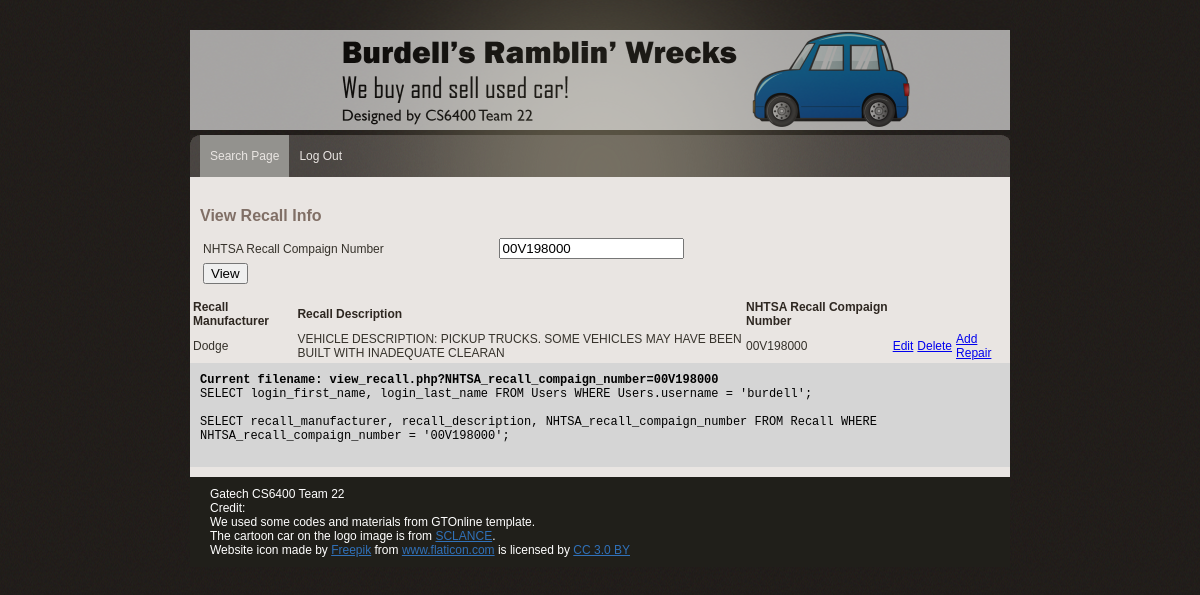
/view_recall.php?NHTSA_recall_compaign_number=00V198000 (signed in), run on the app's committed database.
### tables this page shows
CREATE TABLE Recall (
  recall_manufacturer varchar(50) NOT NULL,
  recall_description varchar(250) NULL,
  NHTSA_recall_compaign_number varchar(50) NOT NULL,
  PRIMARY KEY (nhtsa_recall_compaign_number),
  FOREIGN KEY (recall_manufacturer)
    REFERENCES Manufacturer (manufacturer_name)
);

### view_recall.php (the view, shortened to what this page needs)
<?php
include('lib/common.php');
?>
<?php include("lib/header.php"); ?>
</head>
<body>
<div id="main_container">
    <?php include("lib/menu.php"); ?>
    <div class="center_content">
        <div class="center_left">
            <div class="features">
                <div class="View Recall section">
                    <div class="subtitle">View Recall Info</div>
                    <form name="profileform" action="view_recall.php" method="GET">
                        <table>
                            <tr>
                                <td>NHTSA Recall Compaign Number</td>
                                <td>
                                    <input name = "NHTSA_recall_compaign_number" type = "text" list = "NHTSA_list" value="<?php if ($_GET['NHTSA_recall_compaign_number']) { print $_GET['NHTSA_recall_compaign_number']; } ?>">
                                </td>
                            </tr>
                            <tr>
                                <td>
                                <input name = "view" type = "submit" id = "view" value = "View">
                                </td>
                            </tr>
                        </table>
                    </form>
                </div>
            </div>
        </div>
        <?php
        if($_SERVER['REQUEST_METHOD'] == 'GET'){
            $enteredNHTSA_recall_compaign_number = mysqli_real_escape_string($db, $_GET['NHTSA_recall_compaign_number']);
            $query  = "SELECT recall_manufacturer, recall_description, NHTSA_recall_compaign_number ";
            $from = " FROM Recall ";
            $where = "";
            if(empty($enteredNHTSA_recall_compaign_number)){
                $where = "";
            }else{
                $where = " WHERE NHTSA_recall_compaign_number = '$enteredNHTSA_recall_compaign_number'";
            }
            $query = $query . $from . $where;
            $result = mysqli_query($db, $query);
            echo "<div>";
            echo "<table>";
            echo "<tr>";
            echo "<td class=\"heading\">Recall Manufacturer</td>";
            echo "<td class=\"heading\">Recall Description</td>";
            echo "<td class=\"heading\">NHTSA Recall Compaign Number</td>";
            echo "</tr>";
            while ($row = mysqli_fetch_array($result, MYSQLI_ASSOC)) {
                print "<tr>";
                print "<td>" . $row['recall_manufacturer'] . "</td>";
                print "<td>" . $row['recall_description'] . "</td>";
                print "<td>" . $row['NHTSA_recall_compaign_number'] . "</td>";
                echo "<td><a href='edit_recall.php?NHTSA_recall_compaign_number=".$row['NHTSA_recall_compaign_number']."&recall_description=".$row['recall_description']. "&recall_manufacturer=" .$row['recall_manufacturer']."'>Edit</a></td>";
                echo "<td><a href='delete_recall.php?NHTSA_recall_compaign_number=".$row['NHTSA_recall_compaign_number']."&recall_description=".$row['recall_description']. "&recall_manufacturer=" .$row['recall_manufacturer']."'>Delete</a></td>";
                echo "<td><a href='add_repair.php?NHTSA_recall_compaign_number=".$row['NHTSA_recall_compaign_number']."&recall_description=".$row['recall_description']. "&recall_manufacturer=" .$row['recall_manufacturer']."'>Add Repair</a></td>";
            }
            echo "</table>";
            echo "</div>";
        }
        ?>
        <?php include("lib/error.php"); ?>
    </div>
    <?php include("lib/footer.php"); ?>
</div>
</body>
</html>

### css/gtonline_style.css (style rules this page uses)
body { background:url(../img/bg.gif) repeat #000000; padding:0; font-family: Verdana, Geneva, sans-serif; font-size:12px; margin:auto auto auto auto; color:#36322b; }
table { width: 100%; }
th, td { padding: 1px; text-align: left; }
#main_container { width:820px; height:auto; margin:auto; padding:0px; }
.heading { font-size:12px; color:#2e2721; font-weight:bold; }
.subtitle { width: 600px; font-family: Verdana, Geneva, sans-serif; font-weight:bold; font-size:16px; color:#806F66; padding:10px 0px 10px 0px; }
.center_content { width:820px; height:auto; padding:10px 0px 10px 0px; clear:both; background-color:#E9E5E2; }
.center_left { width:600px; float:left; padding:10px 10px 10px 10px; }

### data on the page
recall: recall_manufacturer "Dodge", recall_description "VEHICLE DESCRIPTION: PICKUP TRUCKS. SOME VEHICLES MAY HAVE BEEN BUILT WITH INADEQUATE CLEARAN", NHTSA_recall_compaign_number "00V198000"

### other printed values
$query "Current filename: view_recall.php?NHTSA_recall_compaign_number=00V198000"
$query "SELECT login_first_name, login_last_name FROM Users WHERE Users.username = 'burdell';"
$query "SELECT recall_manufacturer, recall_description, NHTSA_recall_compaign_number FROM Recall WHERE NHTSA_recall_compaign_number = '00V198000';"
